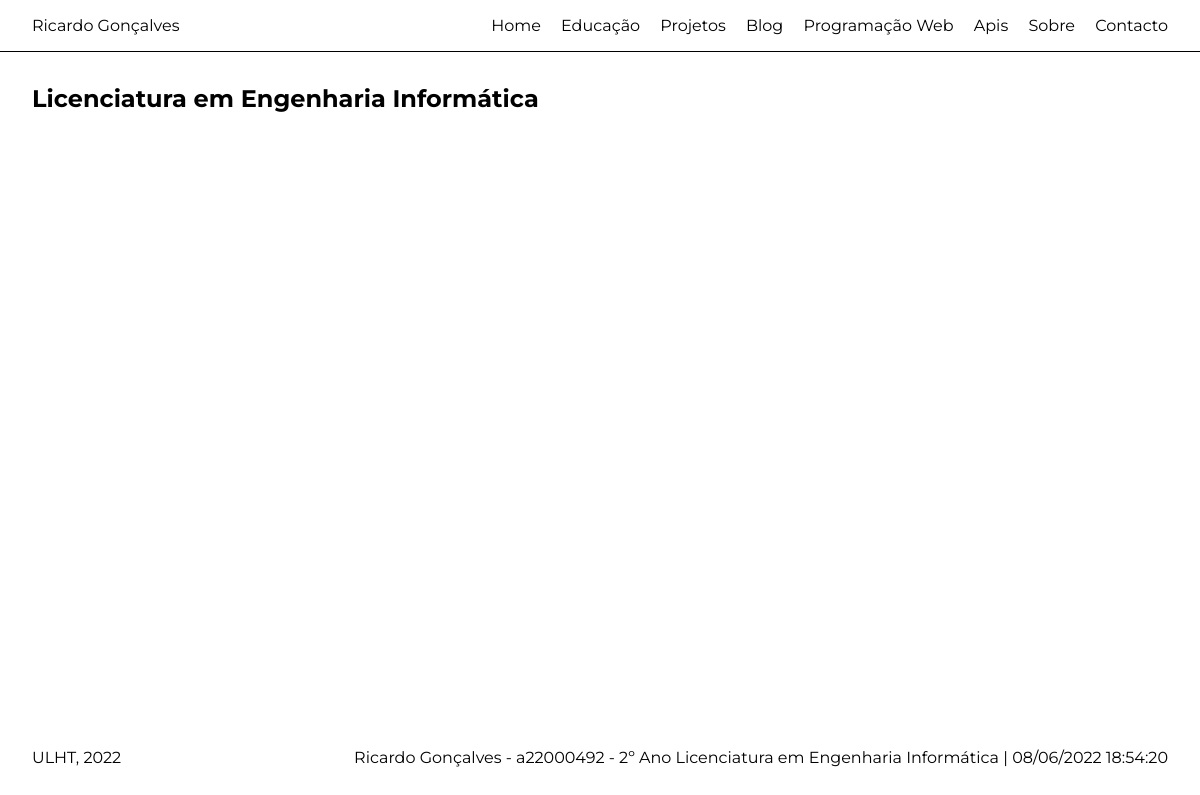
Before: /educacao with the older database file.
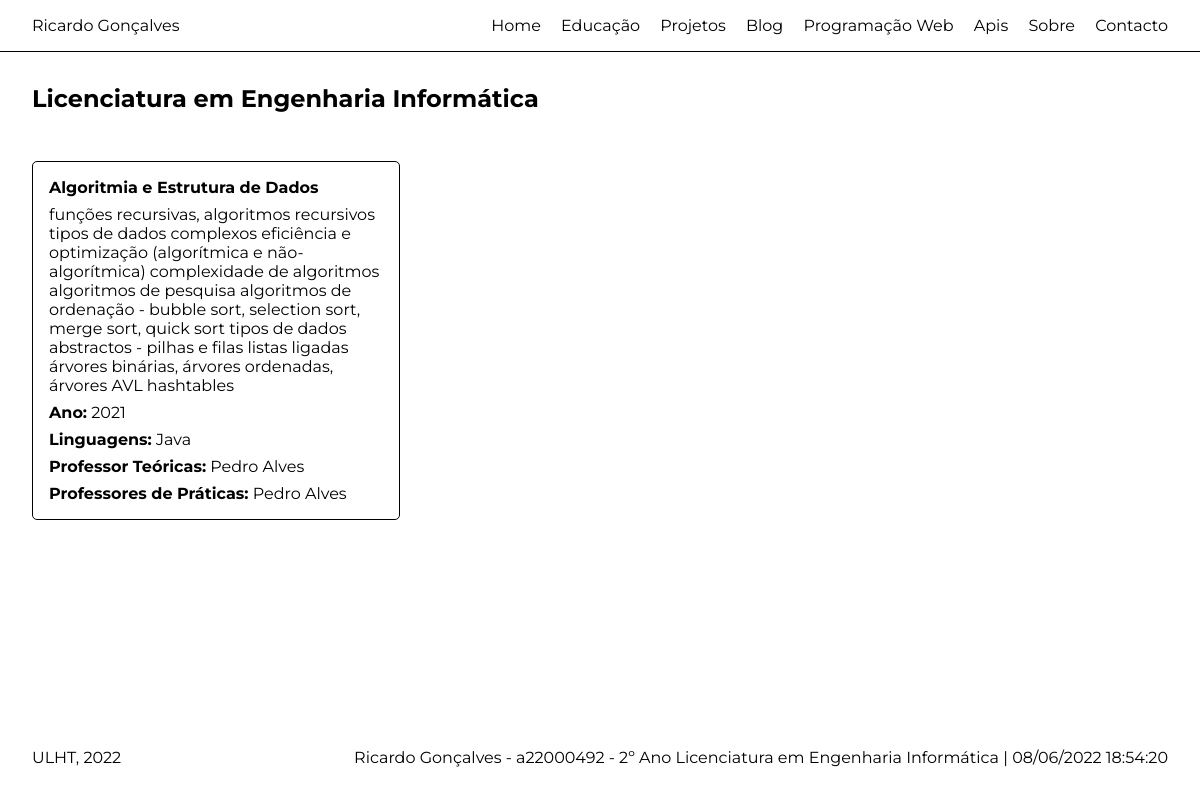
After: the same page with the newer database file.
### portfolio/models.py (models this page shows, shortened)
class Cadeira(models.Model):
  nome = models.CharField(max_length=50)
  ano = models.IntegerField()
  descricao = models.TextField()
  linguagens = models.ManyToManyField(Linguagem)
  docente_teorica = models.ForeignKey(Professor, on_delete=models.CASCADE)
  docentes_praticas = models.ManyToManyField(Professor, related_name='caderias')
  projetos = models.ManyToManyField(Projeto)

class Linguagem(models.Model):
  nome = models.CharField(max_length=50)

class Professor(models.Model):
  nome = models.CharField(max_length=20)
  def __str__(self):
    return self.nome[:50]

### portfolio/views.py (the view)
# urls.py: path('educacao', views.educacao_page_view, name='educacao'),
def educacao_page_view(request):
  context = {
    'cadeiras': Cadeira.objects.all()
  }
  return render(request, 'portfolio/educacao.html', context)

### portfolio/templates/portfolio/educacao.html
{% extends 'portfolio/layout.html' %}
{% block main %}
  <section>
    <div class="container">
      <h1>Licenciatura em Engenharia Informática</h1>
      <div class="posts">
        {% for cadeira in cadeiras %}
          <div class="post">
            <h4>{{ cadeira.nome }}</h4>
            <p>{{ cadeira.descricao }}</p>
            <p><strong>Ano:</strong> {{ cadeira.ano }}</p>
            {% if cadeira.linguagens %}
              <p><strong>Linguagens:</strong>
                {% for linguagem in cadeira.linguagens.all %}
                  {{ linguagem.nome }}
                {% endfor %}
              </p>
            {% endif %}
            <p><strong>Professor Teóricas:</strong> {{ cadeira.docente_teorica }}</p>
            <p><strong>Professores de Práticas:</strong>
              {% for docente in cadeira.docentes_praticas.all %}
                  {{ docente.nome }}
                {% endfor %}
            </p>
          </div>
        {% endfor %}
      </div>
    </div>
  </section>
{% endblock %}

Changed rows visible on the page:
added Cadeira: nome "Algoritmia e Estrutura de Dados", descricao "funções recursivas, algoritmos recursivos tipos de dados complexos eficiência e optimização (algorítmica e não-algorítmica) complexidade de algoritmos algoritmos de pesquisa algoritmos de ordenação - bubble sort, selection sort, merge sort, quick sort tipos de dados abstractos - pilhas e filas listas ligadas árvores binárias, árvores ordenadas, árvores AVL hashtables", ano "2021", docente_teorica "Pedro Alves"
added Linguagem: nome "Java"
added Professor: nome "Pedro Alves"
